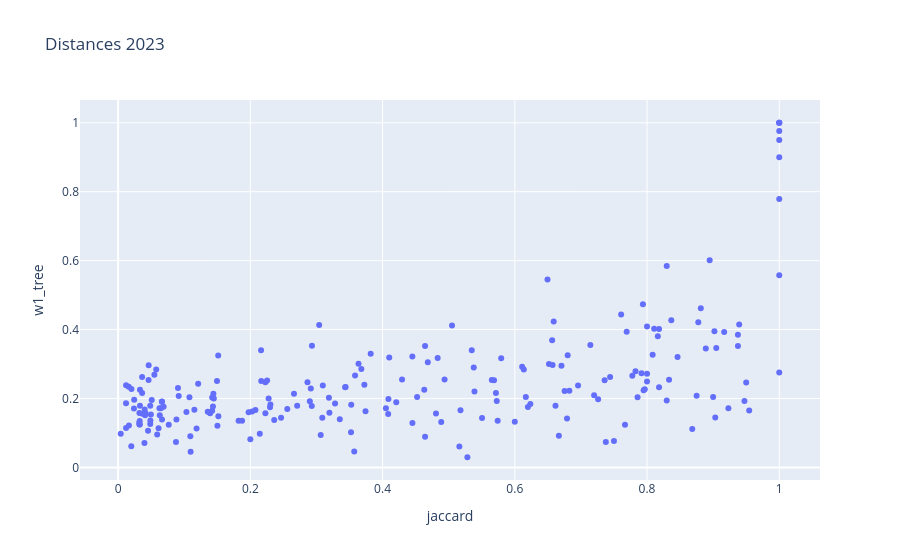

Write notebook code for a chart like this one.
### Code cell
year = 2023
px.scatter(
    df_stats_dyn.query("year == @year"),
    x="jaccard",
    y="w1_tree",
    hover_data=["country"],
    title=f"Distances {year}"
)

### Figure 1 — Plotly figure (JSON) as saved in the notebook; plotly's stock layout.template omitted (floating-point values rounded to 4 significant figures; data arrays with more than 128 entries replaced by an {"elided": "..."} marker saying what was removed)
{"data": [{"customdata": {"elided": "217x1 str values"}, "hovertemplate": "jaccard=%{x}<br>w1_tree=%{y}<br>country=%{customdata[0]}<extra></extra>", "legendgroup": "", "marker": {"color": "#636efa", "symbol": "circle"}, "mode": "markers", "name": "", "orientation": "v", "showlegend": false, "x": {"elided": "217 float values"}, "xaxis": "x", "y": {"elided": "217 float values"}, "yaxis": "y", "type": "scatter"}], "layout": {"xaxis": {"anchor": "y", "domain": [0.0, 1.0], "title": {"text": "jaccard"}}, "yaxis": {"anchor": "x", "domain": [0.0, 1.0], "title": {"text": "w1_tree"}}, "legend": {"tracegroupgap": 0}, "title": {"text": "Distances 2023"}}}
